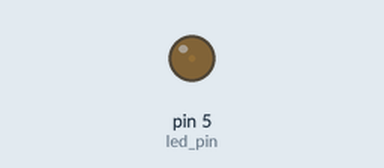
Simulated run of this sketch. Board: Arduino Uno, built with avr-gcc and run on an emulated ATmega328P. Parts: output pins drawn as LEDs (lit = HIGH).

Above: at 0.05 s.
At 3.2 s:
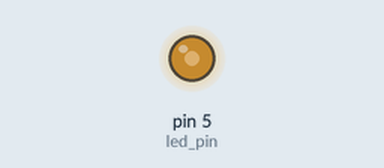
At 4.75 s:
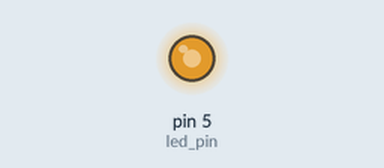
At 6.35 s:
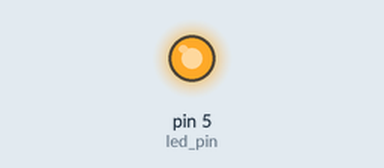
Timing chart, 0 to 8.3 s (numbered marks = the images above):
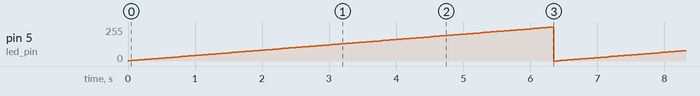

The sketch:

Fabduino_fade.ino
```cpp
/*  Fabduino Dimming
 *
 *  This program will fade the on-board LED on pin D-5
 *  Using the analogWrite() function.
 *
 *  */

// The Fabduino has an LED attached to pin 5 ( D5)
int led_pin = 5;
int fading = 0;

void setup() {
  // initialize digital pin 5 (D5) as an output.
  pinMode(led_pin, OUTPUT);
  analogWrite(led_pin, fading);

  /*  AnalogWrite : int value
   *   the value is a % between 0 and 100
   *
   *   0 = 0% or always OFF
   *  As the LED is ACTIVE LOW, this will mean it is ON
   *
   *  255 = 100% or always ON
   *  As the LED is ACTIVE LOW, this will mean it is OFF
   *
   */

}

void loop() {
  // Decrease brightness
  fading = fading + 2;

  // Make sure it does not exceed maximum of 100% (255)
  if(fading >= 255)
  {
    // When it does, start agian at 0
    fading = 0;
  }

  // Set new value as output
  analogWrite(led_pin, fading);

  // delay 50ms as else far too quick...
  delay(50);

}
```

Measured:
- by itself, pin 5 (led_pin): ramps from 0/255 to 254/255 and jumps back, once every 6.4 s
